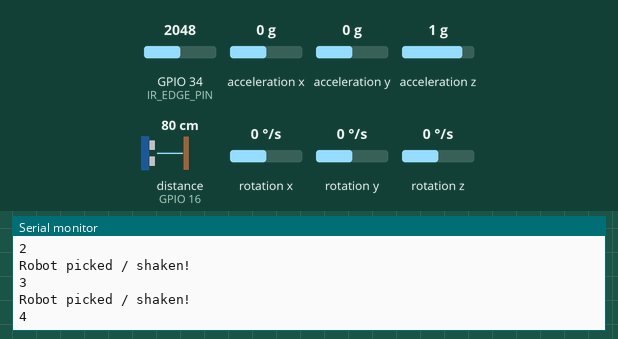
The sketch below on a simulated ESP32. On the bench: the last lines printed to the serial monitor. Wiring (inferred from the names in the program): ultrasonic range finder: trigger GPIO 4; echo GPIO 16. Inputs (shaded band) come from the test bench; at power-on: distance to the obstacle (sensor on GPIO 16) 80 cm, GPIO 34 (IR_EDGE_PIN) = 2048, acceleration x 0 g, acceleration y 0 g, acceleration z 1 g, rotation x 0 °/s, rotation y 0 °/s, rotation z 0 °/s. The echo pulse lasts 58.3 µs per cm.

Above: at 1.2 s.
1.3 s: distance to the obstacle (sensor on GPIO 16) set to 16 cm
At 2.6 s:
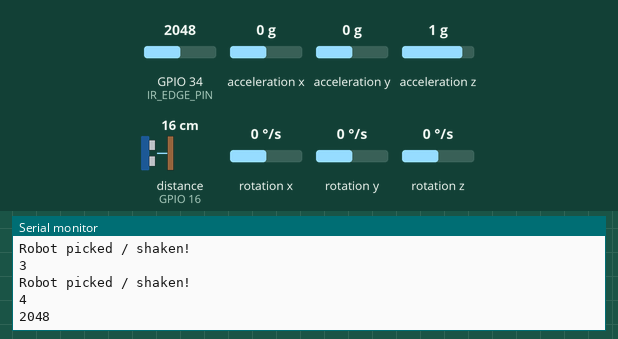
2.8 s: distance to the obstacle (sensor on GPIO 16) set to 13 cm
At 3.8 s:
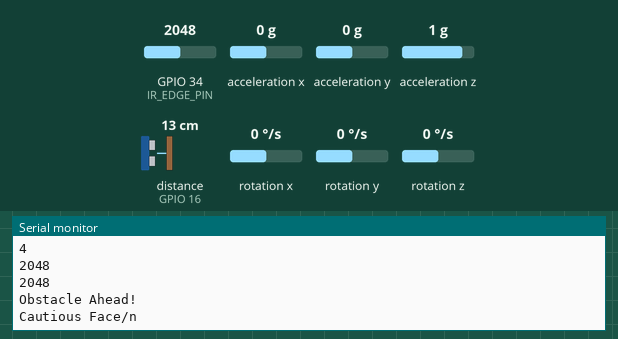
Timing chart, 0 to 5.8 s (numbered marks = the images above; inputs shaded):
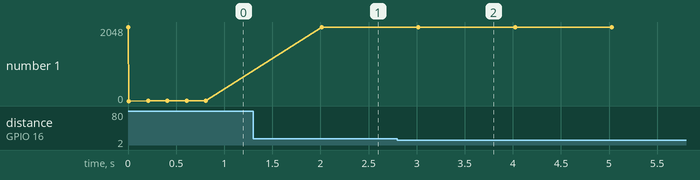

Measured:
- the behaviour switches between 15 and 14 cm on distance to the obstacle (sensor on GPIO 16) (found by bisection; images 1 and 2)
- after the input at 2.8 s, the serial monitor: prints a new line after 0.22 s (image 2)

The sketch:

Robo_sensors_v1.ino
```cpp
#include <Wire.h>
#include "MPU6050.h"

MPU6050 mpu;

// ---------- PIN DEFINITIONS ----------
#define IR_EDGE_PIN 34

#define TRIG_PIN 4
#define ECHO_PIN 16

// ---------- MPU VARIABLES ----------
int16_t ax, ay, az;
int16_t gx, gy, gz;

int prevAcc = 0;

// Threshold for detecting hand acceleration
#define ACC_THRESHOLD 18000

// ---------- ULTRASONIC ----------
long duration;
float distance;

// ---------- STATES ----------
bool pickedUp = false;
bool edgeDetected = false;
bool edgeHandled = false;
bool obstacleDetected = false;

// Moods of Robo

void explore();
void sad();
void sleepy();
void angry();
void fuzzy();
void pet();
void cautious();
void scary();

void fuzzy(){
  for(int i = 0; i<5 ; i++){
    Serial.println("Robot picked / shaken!");
    Serial.println(i);
    delay(200);
  }
  pickedUp = false;
}

void cautious(){
  // call the function to get back and display for caution
  Serial.println("Cautious Face/n");
}

void scary(){
  Serial.println("I am scared of falling !!!");
}

void setup() {
  Serial.begin(115200);

  // I2C for MPU6050
  Wire.begin(21, 22);
  Serial.println("ESP32 I2C OK");
  mpu.initialize();

  if (!mpu.testConnection()) {
  Serial.println("MPU6050 not connected! (continuing)");
  } else {
  Serial.println("MPU6050 connected");
  }


  pinMode(IR_EDGE_PIN, INPUT);

  pinMode(TRIG_PIN, OUTPUT);
  pinMode(ECHO_PIN, INPUT);

  Serial.println("Robot Sensors Initialized");
}

void loop() {
  readMPU();
  readIR();
  readUltrasonic();

  // ---------- LOGIC ----------
  if (pickedUp) {
    fuzzy();
    // trigger fuzzy animation / stop walking
  }

  if (edgeDetected && !edgeHandled) {
  Serial.println("EDGE DETECTED! STOP!");
  scary();

  edgeHandled = true;   // ✅ correct
  }

  if (!edgeDetected) {
    edgeHandled = false;  // reset when back on table
  }


  if (obstacleDetected) {
    Serial.println("Obstacle Ahead!");
    cautious();
    // slow down or turn
  }

  delay(1000);
}

// ---------- FUNCTIONS ----------

void readMPU() {
  mpu.getMotion6(&ax, &ay, &az, &gx, &gy, &gz);

  int totalAcc = abs(ax) + abs(ay) + abs(az);
  int delta = abs(totalAcc - prevAcc);

  pickedUp = delta > 6000;   // tune this

  prevAcc = totalAcc;
}

void readIR() {
  int irValue = analogRead(IR_EDGE_PIN);

  // TCRT5000: LOW = no surface (edge)
  edgeDetected = (irValue < 500);
  Serial.println(irValue);
}

void readUltrasonic() {
  digitalWrite(TRIG_PIN, LOW);
  delayMicroseconds(2);
  digitalWrite(TRIG_PIN, HIGH);
  delayMicroseconds(10);
  digitalWrite(TRIG_PIN, LOW);

  duration = pulseIn(ECHO_PIN, HIGH, 30000); // timeout 30ms

  if (duration == 0) {
    obstacleDetected = false;
    return;
  }

  distance = (duration * 0.0343) / 2;

  obstacleDetected = (distance < 15);
}
```
